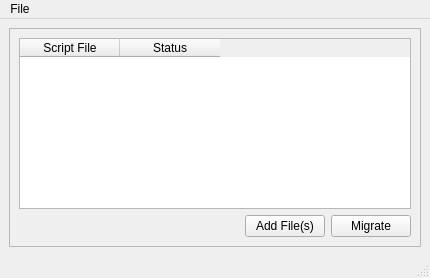
<?xml version="1.0" encoding="UTF-8"?>
<ui version="4.0">
 <class>MainWindow</class>
 <widget class="QMainWindow" name="MainWindow">
  <property name="geometry">
   <rect>
    <x>0</x>
    <y>0</y>
    <width>430</width>
    <height>278</height>
   </rect>
  </property>
  <property name="windowTitle">
   <string>Python Script Migration</string>
  </property>
  <widget class="QWidget" name="centralwidget">
   <layout class="QVBoxLayout" name="verticalLayout">
    <item>
     <widget class="QScrollArea" name="scrollArea">
      <property name="widgetResizable">
       <bool>true</bool>
      </property>
      <widget class="QWidget" name="scrollAreaWidgetContents">
       <property name="geometry">
        <rect>
         <x>0</x>
         <y>0</y>
         <width>410</width>
         <height>217</height>
        </rect>
       </property>
       <layout class="QVBoxLayout" name="verticalLayout_2">
        <item>
         <widget class="QTableWidget" name="tableWidget">
          <property name="sizePolicy">
           <sizepolicy hsizetype="Expanding" vsizetype="Expanding">
            <horstretch>0</horstretch>
            <verstretch>0</verstretch>
           </sizepolicy>
          </property>
          <property name="minimumSize">
           <size>
            <width>300</width>
            <height>150</height>
           </size>
          </property>
          <attribute name="horizontalHeaderCascadingSectionResizes">
           <bool>false</bool>
          </attribute>
          <attribute name="horizontalHeaderStretchLastSection">
           <bool>false</bool>
          </attribute>
          <column>
           <property name="text">
            <string>Script File</string>
           </property>
          </column>
          <column>
           <property name="text">
            <string>Status</string>
           </property>
          </column>
         </widget>
        </item>
        <item>
         <layout class="QHBoxLayout" name="horizontalLayout">
          <item>
           <spacer name="horizontalSpacer">
            <property name="orientation">
             <enum>Qt::Horizontal</enum>
            </property>
            <property name="sizeHint" stdset="0">
             <size>
              <width>40</width>
              <height>20</height>
             </size>
            </property>
           </spacer>
          </item>
          <item>
           <widget class="QPushButton" name="addFileAction">
            <property name="text">
             <string>Add File(s)</string>
            </property>
           </widget>
          </item>
          <item>
           <widget class="QPushButton" name="migrateAction">
            <property name="text">
             <string>Migrate</string>
            </property>
           </widget>
          </item>
         </layout>
        </item>
       </layout>
      </widget>
     </widget>
    </item>
   </layout>
  </widget>
  <widget class="QStatusBar" name="statusbar"/>
  <widget class="QMenuBar" name="menubar">
   <property name="geometry">
    <rect>
     <x>0</x>
     <y>0</y>
     <width>430</width>
     <height>21</height>
    </rect>
   </property>
   <widget class="QMenu" name="menuFile">
    <property name="title">
     <string>File</string>
    </property>
    <addaction name="separator"/>
    <addaction name="separator"/>
    <addaction name="closeAction"/>
   </widget>
   <addaction name="menuFile"/>
  </widget>
  <action name="closeAction">
   <property name="text">
    <string>Close</string>
   </property>
   <property name="toolTip">
    <string>Close the application</string>
   </property>
  </action>
 </widget>
 <resources/>
 <connections/>
</ui>
